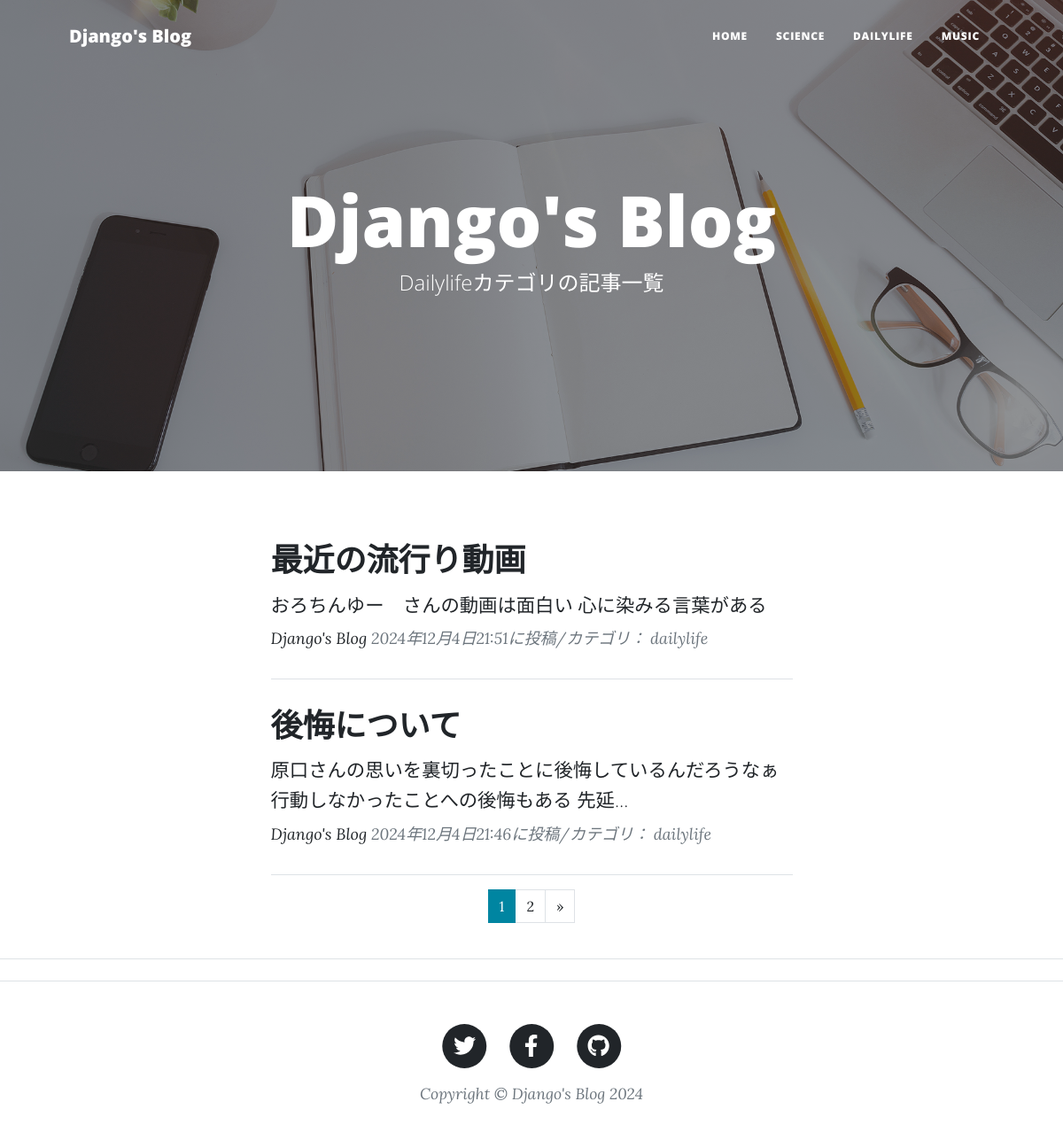
The app's page /dailulife-list/ with its own data.
### blog/models.py (models this page shows, shortened)
class BlogPost(models.Model):
    CATEGORY = (('science','科学のこと'),('dailylife','日常のこと'),('music','音楽のこと'))
    title = models.CharField(
        verbose_name='タイトル',    #フィールドのタイトル
        max_length=200             #最大文字数は200
    )
    content = models.TextField(
        verbose_name='本文'         #フィールドのタイトル
    )
    posted_at = models.DateTimeField(
        verbose_name='投稿日時',     #フィールドのタイトル
        auto_now_add=True           #日時を自動追加
    )
    category = models.CharField(
        verbose_name='カテゴリ',    #フィールドのタイトル
        max_length=50,             #最大文字数は50
        choices=CATEGORY
    )

### blog/views.py (the view)
class DailylifeView(ListView):
    template_name = 'dailylife_list.html'
    context_object_name = 'dailylife_records'
    queryset = BlogPost.objects.filter(category='dailylife').order_by('-posted_at')
    paginate_by = 2

### blog/templates/dailylife_list.html (shortened to what this page needs)
{% extends 'base.html' %}
{% load static %}
{% block header %}
<header class="masthead" style="background-image: url('{% static 'assets/img/home-bg.jpg' %}')">
    <div class="container position-relative px-4 px-lg-5">
        <div class="row gx-4 gx-lg-5 justify-content-center">
            <div class="col-md-10 col-lg-8 col-xl-7">
                <div class="site-heading">
                    <h1>Django's Blog</h1>
                    <span class="subheading">Dailylifeカテゴリの記事一覧</span>
                </div>
            </div>
        </div>
    </div>
</header>
{% endblock %}
{% block contents %}
<div class="container px-4 px-lg-5">
    <div class="row gx-4 gx-lg-5 justify-content-center">
        <div class="col-md-10 col-lg-8 col-xl-7">
            {% for record in dailylife_records %}
            <div class="post-preview">
                <a href="{% url 'blog:blog_detail' record.pk %}">
                    <h2 class="post-title">
                        {{record.title}}
                    </h2>
                    <h3 class="post-subtitle">
                        <span style="font-size: 16pt;">
                            {{record.content|truncatechars:50}}
                        </span>
                    </h3>
                </a>
                <p class="post-meta">
                    <a href="#">Django's Blog</a>
                    {{record.posted_at}}に投稿/カテゴリ：
                    {{record.category}}</p>
            </div>
            <hr>
            {% endfor %}
            {% include "pagination.html" %}
        </div>
    </div>
</div>
<hr class="my-4" />
{% endblock %}

### records on screen
BlogPost: title "最近の流行り動画", content "おろちんゆー さんの動画は面白い 心に染みる言葉がある", posted_at "2024年12月4日21:51", category "dailylife"
BlogPost: title "後悔について", content "原口さんの思いを裏切ったことに後悔しているんだろうなぁ 行動しなかったことへの後悔もある 先延…", posted_at "2024年12月4日21:46", category "dailylife"

### other values on screen
{{ num }} "1"
{{ num }} "2"
